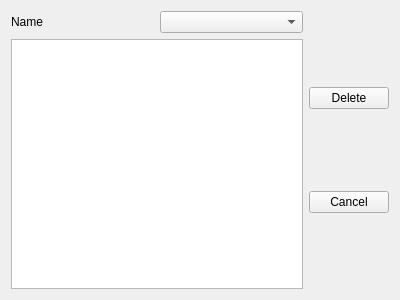
<?xml version="1.0" encoding="UTF-8"?>
<ui version="4.0">
 <class>window_del</class>
 <widget class="QWidget" name="window_del">
  <property name="windowModality">
   <enum>Qt::ApplicationModal</enum>
  </property>
  <property name="geometry">
   <rect>
    <x>0</x>
    <y>0</y>
    <width>400</width>
    <height>300</height>
   </rect>
  </property>
  <property name="windowTitle">
   <string>INST Delete</string>
  </property>
  <layout class="QGridLayout" name="gridLayout">
   <item row="0" column="0">
    <layout class="QVBoxLayout" name="verticalLayout_2">
     <item>
      <layout class="QHBoxLayout" name="horizontalLayout">
       <item>
        <widget class="QLabel" name="label">
         <property name="text">
          <string>Name</string>
         </property>
        </widget>
       </item>
       <item>
        <widget class="QComboBox" name="combo_name"/>
       </item>
      </layout>
     </item>
     <item>
      <widget class="QTextBrowser" name="text_display"/>
     </item>
    </layout>
   </item>
   <item row="0" column="1">
    <layout class="QVBoxLayout" name="verticalLayout">
     <item>
      <widget class="QPushButton" name="button_del">
       <property name="text">
        <string>Delete</string>
       </property>
      </widget>
     </item>
     <item>
      <widget class="QPushButton" name="button_cancel">
       <property name="text">
        <string>Cancel</string>
       </property>
      </widget>
     </item>
    </layout>
   </item>
  </layout>
 </widget>
 <resources/>
 <connections>
  <connection>
   <sender>button_cancel</sender>
   <signal>clicked()</signal>
   <receiver>window_del</receiver>
   <slot>close()</slot>
   <hints>
    <hint type="sourcelabel">
     <x>326</x>
     <y>154</y>
    </hint>
    <hint type="destinationlabel">
     <x>340</x>
     <y>213</y>
    </hint>
   </hints>
  </connection>
 </connections>
</ui>
